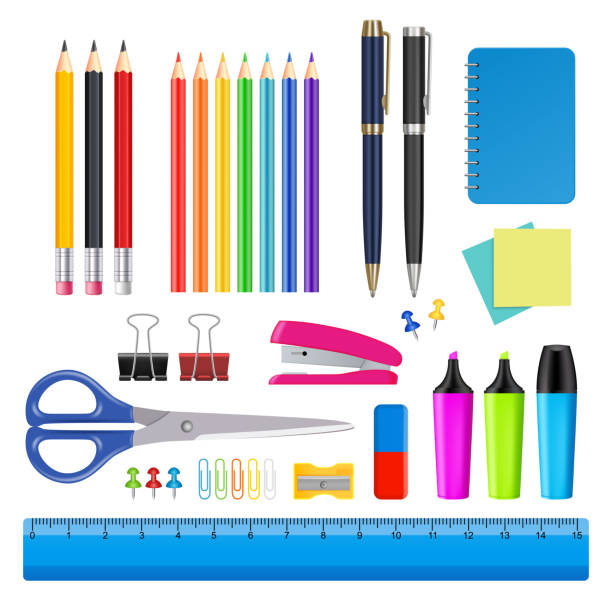
#> input picture alat-tulis.jpg, 612 x 612 px
$ python 2dscan.py
#> lines starting #> are read from the running program, lines starting #| are printed output that depends on the picture; after the words box and inside, x2 and y2 are one past the last pixel; in counts of white or black regions, pixels touching at a corner belong together
import cv2

# Muat gambar
image = cv2.imread('alat-tulis.jpg')
#> image is the input picture: shape (612, 612, 3); mean B, G, R 214.9, 207.4, 196.1

# Ubah gambar menjadi skala abu-abu
gray = cv2.cvtColor(image, cv2.COLOR_BGR2GRAY)
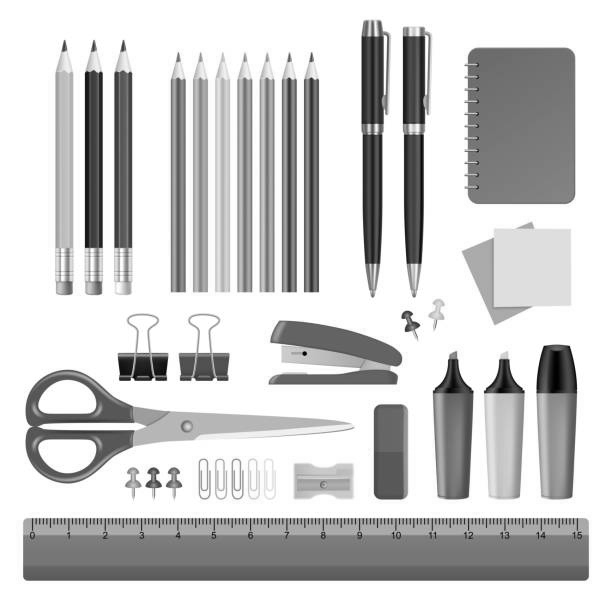
#> gray: shape (612, 612); min 0, max 255, mean 204.9

# Deteksi tepi menggunakan Canny
edges = cv2.Canny(gray, 30, 150)
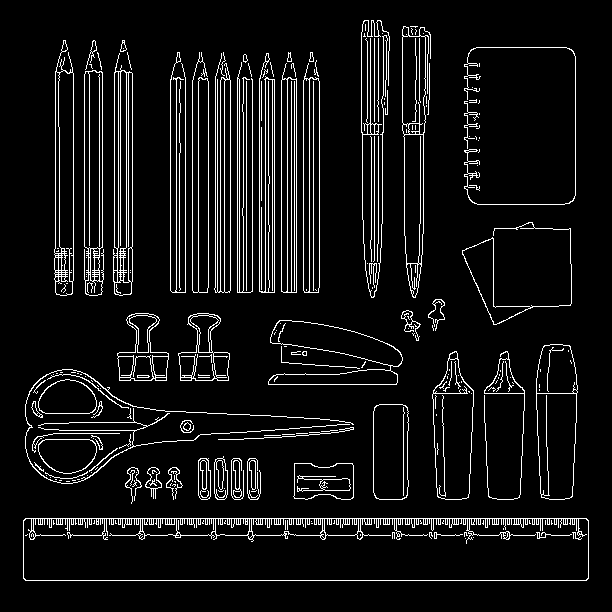
#> edges: shape (612, 612); 7.4% white in thin lines or dots, all inside (x1, y1, x2, y2) = (23, 20, 589, 581)

# Temukan kontur dari tepi yang telah dideteksi
contours, _ = cv2.findContours(edges, cv2.RETR_EXTERNAL, cv2.CHAIN_APPROX_SIMPLE)
#> contours = 150 contours, 107 with area under 20; largest, box (x1, y1, x2, y2) and area: (23, 518, 589, 581) 35022, (536, 344, 578, 500) 5552, (402, 26, 431, 298) 4974, (432, 351, 474, 500) 4582, (268, 320, 403, 385) 4472

# Inisialisasi jumlah pensil
jumlah_pensil = 0

# Loop melalui setiap kontur
for contour in contours:
    # Hitung luas kontur
    area = cv2.contourArea(contour)

    # Tentukan apakah kontur sesuai dengan kriteria pensil
    if area > 1000:  # Misalnya, kontur dengan luas di atas 1000 piksel dianggap sebagai pensil
        jumlah_pensil += 1
#> this loop made 150 passes
#> area on passes 1, 20, 21, 24, 26, 27, 30, 31, 32, 33, 43, 46: 35022, 21.5, 216.5, 1925, 132, 178.5, 455, 484.5, 21.5, 1604.5, 40.5, 3210
#> after the loop, jumlah_pensil = 20

# Tampilkan jumlah pensil
print("Jumlah pensil : ", jumlah_pensil)
#| Jumlah pensil :  20

# Tampilkan gambar dengan kontur yang ditemukan (opsional)
cv2.drawContours(image, contours, -1, (0, 255, 0), 2)
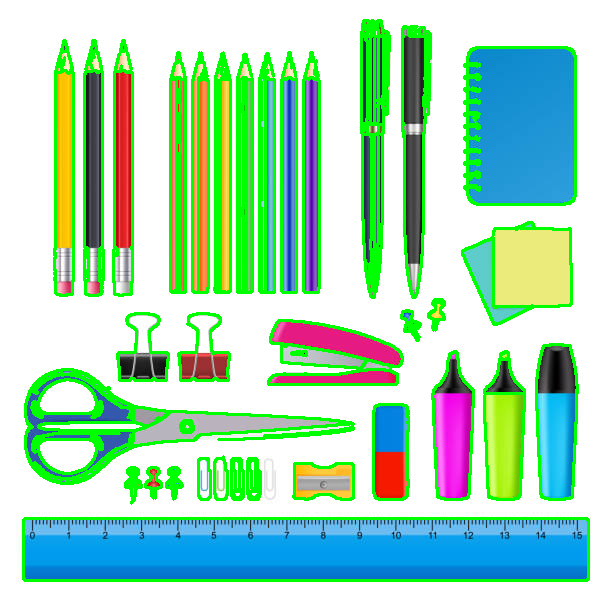
#> image: shape (612, 612, 3); 15.1% of pixels changed, all inside (x1, y1, x2, y2) = (22, 19, 590, 582)
cv2.imshow('2D Object Scanner', image)
cv2.waitKey(0)
cv2.destroyAllWindows()
